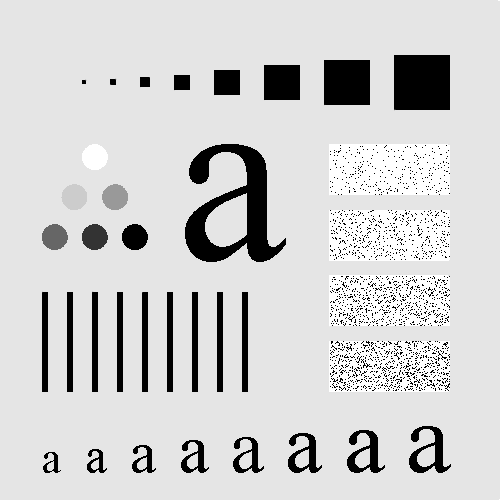
%> input picture test25/pp.tif, 500 x 500 px
$ octave test25.m   (GNU Octave 9; MATLAB toolbox functions it lacks are replaced by stand-ins)
%> lines starting %> are read from the running program, lines starting %| are printed output that depends on the picture
clear all;
clc;
close all;
a=imread('pp.tif');
%> a is the input picture: size 500x500 uint8; min 0, max 255, mean 207.4
a1=im2double(a);
h=fspecial('average',3);
b=filter2(h,a1);
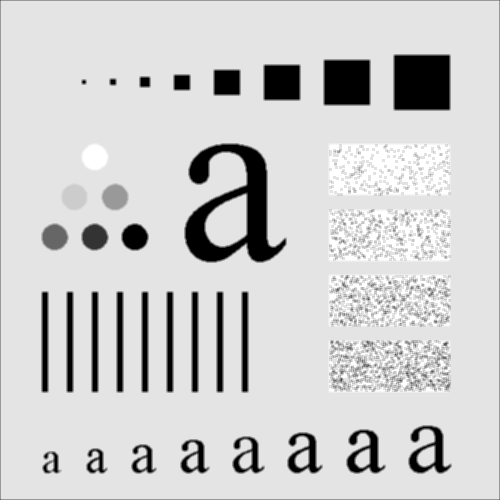
%> b: size 500x500 double; min 0, max 1, mean 0.811
j=fspecial('average',10);
c=filter2(j,a1);
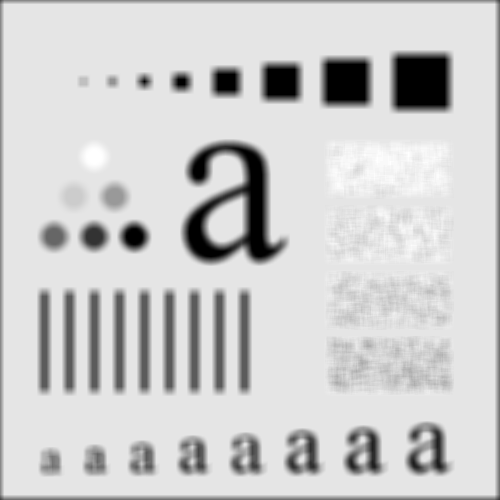
%> c: size 500x500 double; min 0, max 1, mean 0.804
k=fspecial('average',35);
d=filter2(k,a1);
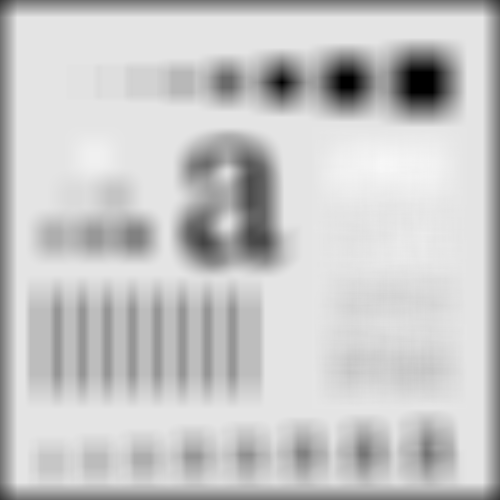
%> d: size 500x500 double; min 0, max 0.97, mean 0.782
figure,
subplot(2,2,1);imshow(a);
subplot(2,2,2);imshow(b);
subplot(2,2,3);imshow(c);
subplot(2,2,4);imshow(d);
